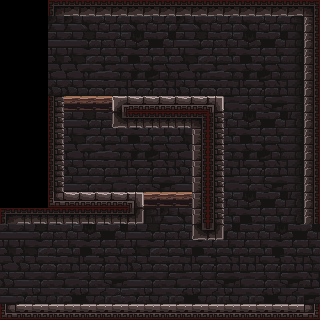

The image is a tile-based game level rendered from a .tmx file. Its description and complete source (layers, tilesets, objects, tile grids) follow:
An orthogonal 20x20 tile map with 16x16 px tiles, 1 tile layer (Capa de patrones 1).

<map version="1.10" tiledversion="1.11.2" orientation="orthogonal" renderorder="right-down" width="20" height="20" tilewidth="16" tileheight="16" infinite="0" nextlayerid="2" nextobjectid="1">
 <tileset firstgid="1" source="main_lev_build.tsx" />
 <layer id="1" name="Capa de patrones 1" width="20" height="20">
  <data encoding="csv">
0,0,0,4236,3730,3730,3730,3730,3730,3730,3730,3730,3730,3730,3730,3730,3730,3730,3730,4257,
0,0,0,3786,3786,3787,3788,3789,3790,3791,3792,3786,3787,3788,3789,3790,3791,3792,3793,5281,
0,0,0,3914,3914,3915,3916,3917,3918,3919,3920,3914,3915,3916,3917,3918,3919,3920,3921,5281,
0,0,0,4042,4042,4043,4044,4045,4046,4047,4048,4042,4043,4044,4045,4046,4047,4048,4049,5281,
0,0,0,4170,4170,4171,4172,4173,4174,4175,4176,4170,4171,4172,4173,4174,4175,4176,3921,5281,
0,0,0,4298,4298,4299,4300,4301,4302,4303,4304,4298,4299,4300,4301,4302,4303,4304,4049,5281,
0,0,0,4620,503,503,503,5774,5776,5776,5776,5776,5776,5791,4429,4430,4431,4432,4177,5281,
0,0,0,4620,3914,3915,3916,4385,3728,3728,3728,3728,4257,4620,3917,3918,3919,3920,4305,5281,
0,0,0,4620,4042,4043,4044,4045,4046,4047,4048,4042,5409,4620,4045,4046,4047,4048,4433,5281,
0,0,0,4620,4170,4171,4172,4173,4174,4175,4176,4170,5409,4620,4173,4174,4175,4176,3921,5281,
0,0,0,4620,4298,4299,4300,4301,4302,4303,4304,4298,5409,4620,4301,4302,4303,4304,4049,5281,
0,0,0,4620,4426,4427,4428,4429,4430,4431,4432,4426,5409,4620,4429,4430,4431,4432,4177,5281,
0,0,0,5772,5776,5776,5776,5776,5791,503,503,503,5409,4620,3917,3918,3919,3920,4305,5281,
4236,3728,3728,3728,3728,3728,3728,3728,4364,3785,3786,3787,5409,4620,4045,4046,4047,4048,4305,5281,
3914,3914,3915,3916,3917,3918,3919,3920,3914,3915,3916,3917,4385,4364,3920,3916,3917,3918,3919,3920,
4042,4042,4043,4044,4045,4046,4047,4048,4042,4043,4044,4045,4046,4047,4048,4044,4045,4046,4047,4048,
4170,4298,4299,4300,4301,4302,4303,4304,4298,4299,4300,4301,4302,4303,4304,4301,4302,4303,4304,4176,
4298,4426,4427,4428,4429,4430,4431,4432,4426,4427,4428,4429,4430,4431,4432,4429,4430,4431,4432,4304,
4426,4555,4556,4557,4558,4559,4560,4554,4555,4556,4557,4558,4559,4560,4556,4557,4558,4559,4560,4432,
5772,5777,5777,5777,5777,5777,5777,5777,5777,5777,5777,5777,5777,5777,5777,5777,5777,5777,5777,5793
</data>
 </layer>
</map>
